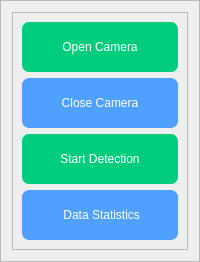
           <widget class="QFrame" name="frame_5">
            <property name="sizePolicy">
             <sizepolicy hsizetype="Expanding" vsizetype="Preferred">
              <horstretch>1</horstretch>
              <verstretch>0</verstretch>
             </sizepolicy>
            </property>
            <property name="styleSheet">
             <string notr="true">#frame_5{
border-radius:30px;
border:3px solid #00cc7e;
background-color: rgb(255,255,255);
}
</string>
            </property>
            <property name="frameShape">
             <enum>QFrame::StyledPanel</enum>
            </property>
            <property name="frameShadow">
             <enum>QFrame::Raised</enum>
            </property>
            <layout class="QHBoxLayout" name="horizontalLayout_4">
             <item>
              <widget class="QFrame" name="frame_7">
               <property name="styleSheet">
                <string notr="true">QPushButton{
font: 10pt &quot;Consolas&quot;;
background-color: rgb(79, 160, 255);
border-radius:7px;
color:rgb(255, 255, 255);
}</string>
               </property>
               <property name="frameShape">
                <enum>QFrame::StyledPanel</enum>
               </property>
               <property name="frameShadow">
                <enum>QFrame::Raised</enum>
               </property>
               <layout class="QVBoxLayout" name="verticalLayout_2">
                <item>
                 <widget class="QPushButton" name="pushButton_open">
                  <property name="minimumSize">
                   <size>
                    <width>100</width>
                    <height>50</height>
                   </size>
                  </property>
                  <property name="styleSheet">
                   <string notr="true">background-color: rgb(0, 204, 126);</string>
                  </property>
                  <property name="text">
                   <string>Open Camera</string>
                  </property>
                  <property name="icon">
                   <iconset>
                    <normaloff>icons/CamOn.png</normaloff>icons/CamOn.png</iconset>
                  </property>
                  <property name="iconSize">
                   <size>
                    <width>24</width>
                    <height>24</height>
                   </size>
                  </property>
                 </widget>
                </item>
                <item>
                 <widget class="QPushButton" name="pushButton_close_2">
                  <property name="minimumSize">
                   <size>
                    <width>150</width>
                    <height>50</height>
                   </size>
                  </property>
                  <property name="styleSheet">
                   <string notr="true">background-color: rgb(79,160, 255);</string>
                  </property>
                  <property name="text">
                   <string>Close Camera</string>
                  </property>
                  <property name="icon">
                   <iconset>
                    <normaloff>icons/CamOff.png</normaloff>icons/CamOff.png</iconset>
                  </property>
                  <property name="iconSize">
                   <size>
                    <width>24</width>
                    <height>24</height>
                   </size>
                  </property>
                 </widget>
                </item>
                <item>
                 <widget class="QPushButton" name="pushButton">
                  <property name="minimumSize">
                   <size>
                    <width>150</width>
                    <height>50</height>
                   </size>
                  </property>
                  <property name="styleSheet">
                   <string notr="true">background-color: rgb(0, 204, 126);</string>
                  </property>
                  <property name="text">
                   <string>Start Detection</string>
                  </property>
                  <property name="icon">
                   <iconset>
                    <normaloff>icons/face.png</normaloff>icons/face.png</iconset>
                  </property>
                  <property name="iconSize">
                   <size>
                    <width>24</width>
                    <height>24</height>
                   </size>
                  </property>
                  <property name="autoRepeatDelay">
                   <number>300</number>
                  </property>
                 </widget>
                </item>
                <item>
                 <widget class="QPushButton" name="pushButton_2">
                  <property name="minimumSize">
                   <size>
                    <width>150</width>
                    <height>50</height>
                   </size>
                  </property>
                  <property name="text">
                   <string> Data Statistics</string>
                  </property>
                  <property name="iconSize">
                   <size>
                    <width>24</width>
                    <height>24</height>
                   </size>
                  </property>
                 </widget>
                </item>
               </layout>
              </widget>
             </item>
            </layout>
           </widget>
